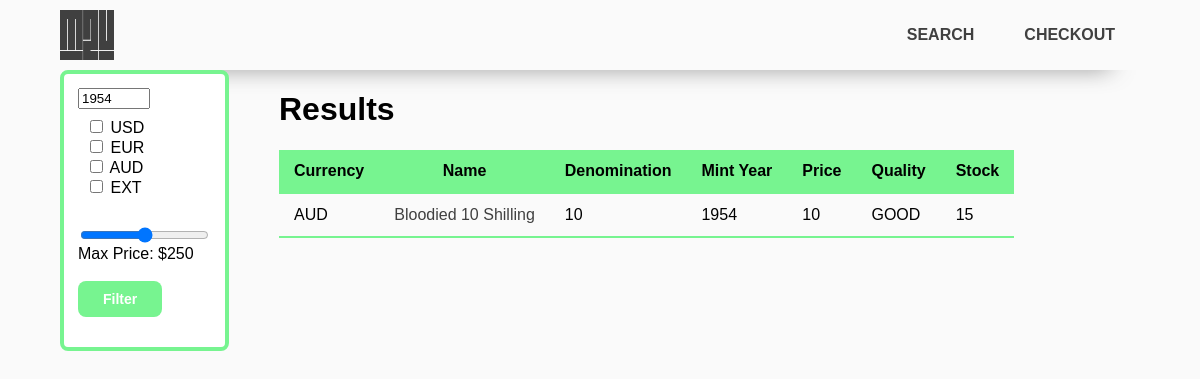
Page /Search.php?year=1954 on the committed database.
### tables this page shows
CREATE TABLE Products_status (
    product_id CHAR(10) NOT NULL,
    product_name VARCHAR(30) NOT NULL,
    price int NOT NULL,
    quality VARCHAR(100) NOT NULL DEFAULT "GOOD",
    shipping_status VARCHAR(100) NOT NULL DEFAULT "IN WAREHOUSE",
    quantity INT NOT NULL,
    PRIMARY KEY(product_id, quality, shipping_status),
    FOREIGN KEY (product_id) REFERENCES Products (product_id)
);

CREATE TABLE Products(
    product_id CHAR(10) NOT NULL UNIQUE,
    currency VARCHAR(100) NOT NULL,
    denomination SMALLINT NOT NULL,
    mint_year INT NOT NULL,
    product_image VARCHAR(100) NOT NULL,
    PRIMARY KEY (product_id) 
);

### db_functions.php (the view, shortened to what this page needs)
<?php
$header = ["Currency", "Name", "Denomination", "Mint Year", "Price", "Quality", "Stock"];
function display_search_results($conn, $filter_currency, $year, $cost)
{
    global $header;
    $sql = "SELECT Products.product_id, currency, product_name, denomination, mint_year, price, quality, quantity
            FROM Products
            CROSS JOIN Products_status
            ON Products.product_id = Products_status.product_id
            WHERE shipping_status = 'IN WAREHOUSE'";
    if($year != null)
    {
        $sql = $sql." AND mint_year = $year";
    }
    $ret = null;
    if($result = mysqli_query($conn, $sql))
    {
        if(mysqli_num_rows($result) > 0)
        {
            echo '<h1> Results </h1>', "\n";
            echo "\t\t\t", '<table id="results">', "\n";
            echo "\t\t\t\t", "<thead>";
            echo "\t\t\t\t\t", '<tr>', "\n";
            foreach($header as $label)
            {
                echo "\t\t\t\t\t\t", '<th>', $label, "</th>", "\n";
            }
            echo "\t\t\t\t\t", '</tr>', "\n";
            echo "</thead>";
            echo "<tbody>";
            while($row = mysqli_fetch_assoc($result))
            {
                echo "\t\t\t\t\t", '<tr>', "\n";
                foreach($row as $attribute => $value)
                {
                    if($attribute == "product_id")
                    {
                        continue;
                    }
                    else if($attribute == "product_name")
                    {
                        echo "\t\t\t\t\t\t", '<td>', '<a href=Product.php?element=',$row["product_id"], '>', $value, '</a>' ,"</td>", "\n";
                    }
                    else
                    {
                        echo "\t\t\t\t\t\t", '<td>', $value, "</td>", "\n";
                    }
                }
            }
            echo "\t\t\t", "</table>", "\n";
        }
        else
        {
            echo "\t\t\t", "<p> no results found </p>";
        }
    }
    else
    {
        echo "\t\t\t", "<p> sql query faliure</p>";
    }
    return $ret;
}
?>

### Styles/styles.css (style rules this page uses)
body { background-color: rgb(250, 250, 250); font-family: Verdana, Helvetica, sans-serif; margin: 0 5% 0 5%; }
table { border-collapse: collapse; }
td { padding: 12px 15px; }
tr { border-bottom: 1px solid #dddddd; }
tr:last-of-type { border-bottom: 2px solid #77F490; }
th { background-color: #77F490; color: black; padding: 12px 15px; }

### Styles/headerstyle.css (style rules this page uses)
a { text-decoration: none; color: #404040; }

### rows in the picture
products_status: product.currency "AUD", product_name "Bloodied 10 Shilling", product.denomination "10", product.mint_year "1954", price "10", quality "GOOD", quantity "15"

### other values in the picture
$label "Currency"
$label "Name"
$label "Denomination"
$label "Mint Year"
$label "Price"
$label "Quality"
$label "Stock"
